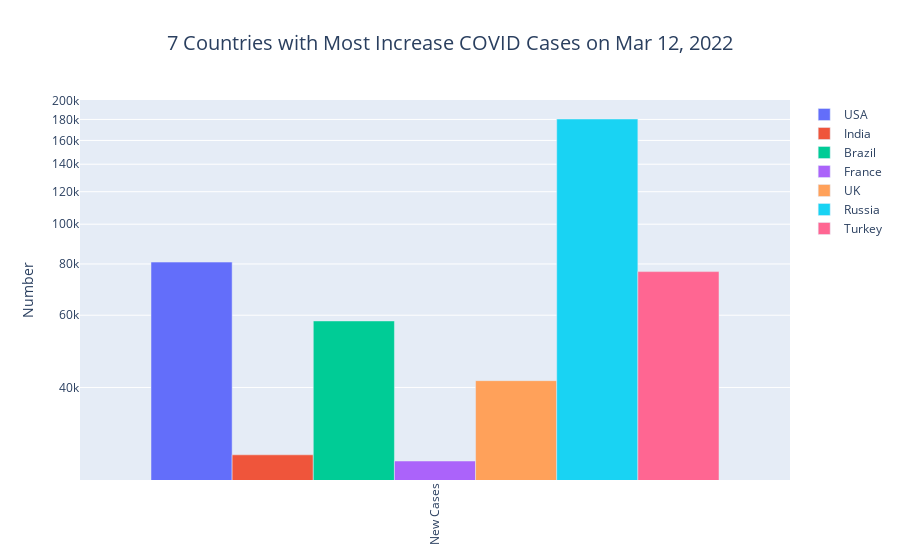

Notebook source saved alongside this figure:
### Code cell
df = df.drop([len(df)-1])
country_df = df.drop([0])
country_new_case = country_df.columns[3:4] ##定义列表中的第4列 new case 就是每日增长数值 如果是后 一列 则是[4:5]
fig = go.Figure()

country_num = 0
for i in country_df.index:
    if country_num < 7: #数值最高的7个国家
        fig.add_trace(go.Bar( name=country_df['Country'][i], x= country_new_case, y=country_df.loc[i][3:4]))
    else:
        break
    country_num += 1
fig.update_layout(title={'text': f'{ 7} Countries with Most Increase COVID Cases on %s' % yesterday_str, 
                         'x': 0.5,'xanchor': 'center', 
                         'font': {'size': 20}}, yaxis_title = "Number", yaxis_type = "log", xaxis_tickangle = -90)

fig.show()

gc.collect()

### Figure 1 — Plotly figure (JSON) as saved in the notebook; plotly's stock layout.template omitted (floating-point values rounded to 4 significant figures)
{"data": [{"name": "USA", "type": "bar", "x": ["New Cases"], "y": [80842]}, {"name": "India", "type": "bar", "x": ["New Cases"], "y": [27409]}, {"name": "Brazil", "type": "bar", "x": ["New Cases"], "y": [58100]}, {"name": "France", "type": "bar", "x": ["New Cases"], "y": [26475]}, {"name": "UK", "type": "bar", "x": ["New Cases"], "y": [41560]}, {"name": "Russia", "type": "bar", "x": ["New Cases"], "y": [180456]}, {"name": "Turkey", "type": "bar", "x": ["New Cases"], "y": [76632]}], "layout": {"title": {"font": {"size": 20}, "text": "7 Countries with Most Increase COVID Cases on Mar 12, 2022", "x": 0.5, "xanchor": "center"}, "xaxis": {"tickangle": -90}, "yaxis": {"title": {"text": "Number"}, "type": "log"}}}
